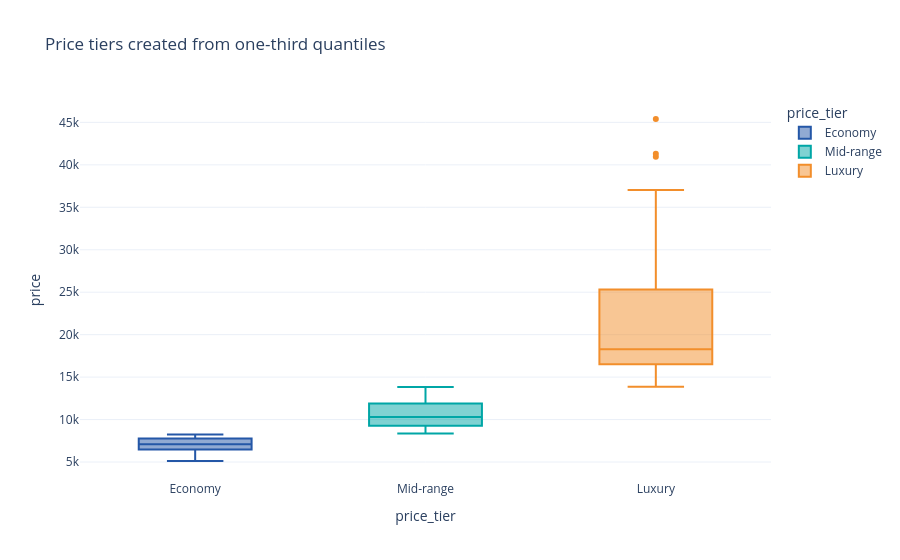

Notebook code for this chart:
### Markdown cell above
The histograms and marginal box plots show skew, spread, and potential univariate extremes. The heatmap makes the direction and strength of numeric pairwise associations visible; the text identifies the actual strongest positive and negative associations with price.

The six histograms show price and five vehicle measurements with marginal box plots; the displayed price range is **$5,118–$45,400**. The heatmap uses Pearson correlations; price's strongest positive numeric association is `engine-size` (r = 0.87), and its strongest negative is `highway-mpg` (r = -0.70). Correlation describes association, not causation.

### Code cell
price_tier, tier_edges = pd.qcut(
    cleaned["price"], q=3, labels=["Economy", "Mid-range", "Luxury"],
    retbins=True, duplicates="drop"
)
cleaned["price_tier"] = price_tier
tier_profile = cleaned.groupby("price_tier", observed=True).agg(
    cars=("price", "size"),
    price_min=("price", "min"),
    price_median=("price", "median"),
    price_max=("price", "max"),
    mean_horsepower=("horsepower", "mean"),
    mean_engine_size=("engine-size", "mean"),
    mean_city_mpg=("city-mpg", "mean"),
    most_common_body_style=("body-style", lambda x: x.mode().iloc[0]),
    most_common_drive=("drive-wheels", lambda x: x.mode().iloc[0]),
)
display(tier_profile.round(2))
fig = px.box(
    cleaned, x="price_tier", y="price", color="price_tier",
    category_orders={"price_tier": ["Economy", "Mid-range", "Luxury"]},
    color_discrete_sequence=COLORS,
    title="Price tiers created from one-third quantiles"
)
display(fig)
notes["q2_tiers"] = (
    f"Quantile cut points are **${tier_edges[1]:,.0f}** and **${tier_edges[2]:,.0f}** "
    "(the observed minimum/maximum bound the outer tiers). The profile table shows each tier's "
    "size, price spread, average power/engine size/fuel economy, and modal body style/drive. "
    f"The median prices are Economy **${tier_profile.loc['Economy', 'price_median']:,.0f}**, "
    f"Mid-range **${tier_profile.loc['Mid-range', 'price_median']:,.0f}**, and "
    f"Luxury **${tier_profile.loc['Luxury', 'price_median']:,.0f}**. Profiles should be read "
    "as descriptive contrasts, not causal effects."
)

### Figure 1 — Plotly figure (JSON) as saved in the notebook; plotly's stock layout.template omitted (floating-point values rounded to 4 significant figures)
{"data": [{"alignmentgroup": "True", "hovertemplate": "price_tier=%{x}<br>price=%{y}<extra></extra>", "legendgroup": "Economy", "marker": {"color": "#2457A7"}, "name": "Economy", "notched": false, "offsetgroup": "Economy", "orientation": "v", "showlegend": true, "type": "box", "x": ["Economy", "Economy", "Economy", "Economy", "Economy", "Economy", "Economy", "Economy", "Economy", "Economy", "Economy", "Economy", "Economy", "Economy", "Economy", "Economy", "Economy", "Economy", "Economy", "Economy", "Economy", "Economy", "Economy", "Economy", "Economy", "Economy", "Economy", "Economy", "Economy", "Economy", "Economy", "Economy", "Economy", "Economy", "Economy", "Economy", "Economy", "Economy", "Economy", "Economy", "Economy", "Economy", "Economy", "Economy", "Economy", "Economy", "Economy", "Economy", "Economy", "Economy", "Economy", "Economy", "Economy", "Economy", "Economy", "Economy", "Economy", "Economy", "Economy", "Economy", "Economy", "Economy", "Economy", "Economy", "Economy", "Economy", "Economy"], "x0": " ", "xaxis": "x", "y": [5151, 6295, 6575, 5572, 6377, 7957, 6229, 6692, 7609, 6479, 6855, 5399, 6529, 7129, 7295, 7295, 7895, 6785, 5195, 6095, 6795, 6695, 7395, 5389, 6189, 6669, 7689, 6989, 8189, 5499, 7099, 6649, 6849, 7349, 7299, 7799, 7499, 7999, 8249, 5572, 7957, 6229, 6692, 7609, 5118, 7053, 7603, 7126, 7775, 7463, 8013, 5348, 6338, 6488, 6918, 7898, 6938, 7198, 7898, 7788, 7738, 8058, 8238, 7775, 7975, 7995, 8195], "y0": " ", "yaxis": "y"}, {"alignmentgroup": "True", "hovertemplate": "price_tier=%{x}<br>price=%{y}<extra></extra>", "legendgroup": "Mid-range", "marker": {"color": "#00A6A6"}, "name": "Mid-range", "notched": false, "offsetgroup": "Mid-range", "orientation": "v", "showlegend": true, "type": "box", "x": ["Mid-range", "Mid-range", "Mid-range", "Mid-range", "Mid-range", "Mid-range", "Mid-range", "Mid-range", "Mid-range", "Mid-range", "Mid-range", "Mid-range", "Mid-range", "Mid-range", "Mid-range", "Mid-range", "Mid-range", "Mid-range", "Mid-range", "Mid-range", "Mid-range", "Mid-range", "Mid-range", "Mid-range", "Mid-range", "Mid-range", "Mid-range", "Mid-range", "Mid-range", "Mid-range", "Mid-range", "Mid-range", "Mid-range", "Mid-range", "Mid-range", "Mid-range", "Mid-range", "Mid-range", "Mid-range", "Mid-range", "Mid-range", "Mid-range", "Mid-range", "Mid-range", "Mid-range", "Mid-range", "Mid-range", "Mid-range", "Mid-range", "Mid-range", "Mid-range", "Mid-range", "Mid-range", "Mid-range", "Mid-range", "Mid-range", "Mid-range", "Mid-range", "Mid-range", "Mid-range", "Mid-range", "Mid-range", "Mid-range", "Mid-range", "Mid-range", "Mid-range", "Mid-range"], "x0": " ", "xaxis": "x", "y": [13495, 8558, 8921, 12964, 9095, 8845, 10295, 12945, 10345, 11048, 10945, 11845, 13645, 8845, 8495, 10595, 10245, 10795, 11245, 9959, 8499, 12629, 9279, 9279, 8949, 9549, 13499, 13499, 11900, 13200, 12440, 8921, 12764, 9295, 9895, 11850, 12170, 9960, 9233, 11259, 10198, 11694, 8778, 8358, 9258, 9298, 9538, 8449, 9639, 9989, 11199, 11549, 8948, 10698, 9988, 10898, 11248, 8495, 9495, 9995, 11595, 9980, 13295, 13845, 12290, 12940, 13415], "y0": " ", "yaxis": "y"}, {"alignmentgroup": "True", "hovertemplate": "price_tier=%{x}<br>price=%{y}<extra></extra>", "legendgroup": "Luxury", "marker": {"color": "#F28E2B"}, "name": "Luxury", "notched": false, "offsetgroup": "Luxury", "orientation": "v", "showlegend": true, "type": "box", "x": ["Luxury", "Luxury", "Luxury", "Luxury", "Luxury", "Luxury", "Luxury", "Luxury", "Luxury", "Luxury", "Luxury", "Luxury", "Luxury", "Luxury", "Luxury", "Luxury", "Luxury", "Luxury", "Luxury", "Luxury", "Luxury", "Luxury", "Luxury", "Luxury", "Luxury", "Luxury", "Luxury", "Luxury", "Luxury", "Luxury", "Luxury", "Luxury", "Luxury", "Luxury", "Luxury", "Luxury", "Luxury", "Luxury", "Luxury", "Luxury", "Luxury", "Luxury", "Luxury", "Luxury", "Luxury", "Luxury", "Luxury", "Luxury", "Luxury", "Luxury", "Luxury", "Luxury", "Luxury", "Luxury", "Luxury", "Luxury", "Luxury", "Luxury", "Luxury", "Luxury", "Luxury", "Luxury", "Luxury", "Luxury", "Luxury", "Luxury", "Luxury"], "x0": " ", "xaxis": "x", "y": [16500, 16500, 13950, 17450, 15250, 17710, 18920, 23875, 16430, 16925, 20970, 21105, 24565, 30760, 41315, 36880, 32250, 35550, 36000, 15645, 18280, 18344, 25552, 28248, 28176, 31600, 34184, 35056, 40960, 45400, 16503, 14869, 14489, 14399, 17199, 19699, 18399, 13860, 15580, 16900, 16695, 17075, 16630, 17950, 18150, 22018, 32528, 34028, 37028, 15040, 15510, 18150, 18620, 17669, 16558, 15998, 15690, 15750, 15985, 16515, 18420, 18950, 16845, 19045, 21485, 22470, 22625], "y0": " ", "yaxis": "y"}], "layout": {"boxmode": "overlay", "legend": {"title": {"text": "price_tier"}, "tracegroupgap": 0}, "title": {"text": "Price tiers created from one-third quantiles"}, "xaxis": {"anchor": "y", "categoryarray": ["Economy", "Mid-range", "Luxury"], "categoryorder": "array", "domain": [0.0, 1.0], "title": {"text": "price_tier"}}, "yaxis": {"anchor": "x", "domain": [0.0, 1.0], "title": {"text": "price"}}}}
